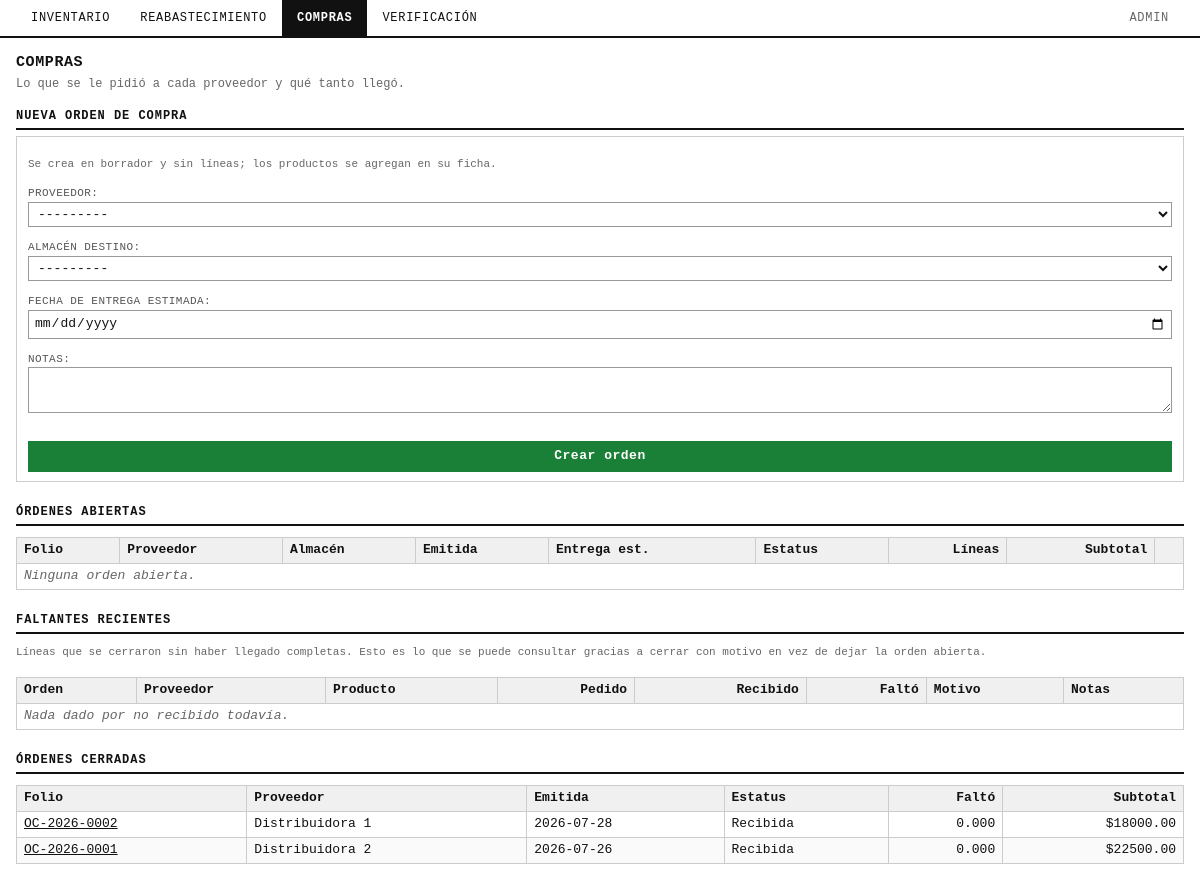
Before: /compras/ (signed in) with the older database file.
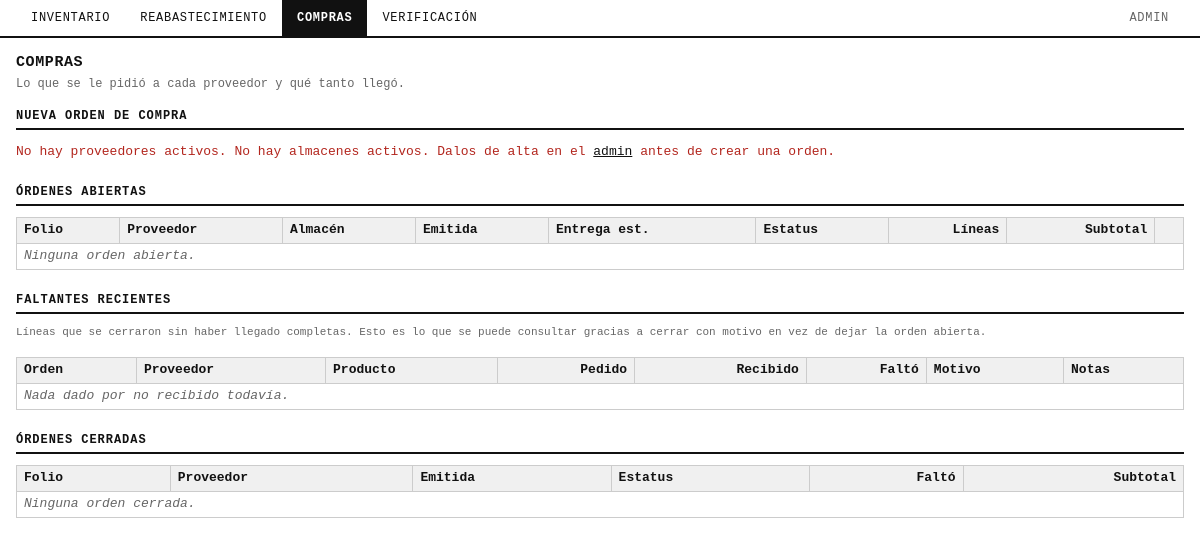
After: the same page with the newer database file.
### compras/models.py (models this page shows, shortened)
class OrdenCompra(TimeStampedModel):
    class Estatus(models.TextChoices):
        BORRADOR = "borrador", "Borrador"
        ENVIADA = "enviada", "Enviada"
        CONFIRMADA = "confirmada", "Confirmada"
        RECIBIDA_PARCIAL = "recibida_parcial", "Recibida parcial"
        RECIBIDA = "recibida", "Recibida"
        CERRADA_INCOMPLETA = "cerrada_incompleta", "Cerrada con faltante"
        CANCELADA = "cancelada", "Cancelada"
    ESTATUS_FINALES = frozenset(
        {Estatus.RECIBIDA, Estatus.CERRADA_INCOMPLETA, Estatus.CANCELADA}
    )
    ESTATUS_DEDUCIDOS = frozenset(
        {Estatus.RECIBIDA_PARCIAL, Estatus.RECIBIDA, Estatus.CERRADA_INCOMPLETA}
    )
    folio = models.CharField(
        "folio",
        max_length=20,
        blank=True,
        help_text="Se genera solo al guardar por primera vez. No editar después.",
    )
    proveedor = models.ForeignKey(
        Proveedor, on_delete=models.PROTECT, related_name="ordenes_compra", verbose_name="proveedor"
    )
    almacen_destino = models.ForeignKey(
        Almacen, on_delete=models.PROTECT, related_name="ordenes_compra", verbose_name="almacén destino"
    )
    fecha_emision = models.DateField("fecha de emisión", default=timezone.localdate)
    fecha_entrega_estimada = models.DateField("fecha de entrega estimada", null=True, blank=True)
    estatus = models.CharField("estatus", max_length=20, choices=Estatus.choices, default=Estatus.BORRADOR)
    moneda = models.CharField("moneda", max_length=3, default="MXN")
    notas = models.TextField("notas", blank=True)
    class Meta:
        verbose_name = "orden de compra"
        verbose_name_plural = "órdenes de compra"
        ordering = ["-fecha_emision", "-folio"]
    @property
    def subtotal(self):
        return sum((d.importe for d in self.detalles.all()), Decimal("0"))
    @property
    def cantidad_faltante(self):
        return sum((d.cantidad_faltante for d in self.detalles.all()), Decimal("0"))
    @property
    def esta_abierta(self):
        return self.estatus not in self.ESTATUS_FINALES

class Proveedor(TimeStampedModel):
    nombre = models.CharField("nombre", max_length=150)
    razon_social = models.CharField("razón social", max_length=200, blank=True)
    rfc = models.CharField("RFC", max_length=13, blank=True)
    contacto = models.CharField("contacto", max_length=150, blank=True)
    telefono = models.CharField("teléfono", max_length=20, blank=True)
    email = models.EmailField("correo", blank=True)
    direccion = models.TextField("dirección", blank=True)
    dias_entrega_estimados = models.PositiveSmallIntegerField("días de entrega estimados")
    activo = models.BooleanField("activo", default=True)
    class Meta:
        verbose_name = "proveedor"
        verbose_name_plural = "proveedores"
        ordering = ["nombre"]
    def __str__(self):
        return self.nombre

class OrdenCompraDetalle(TimeStampedModel):
    class UnidadCompra(models.TextChoices):
        CAJA = "caja", "Caja"
        PIEZA = "pieza", "Pieza"
        KILOGRAMO = "kilogramo", "Kilogramo"
    class MotivoFaltante(models.TextChoices):
        NO_SURTIDO = "no_surtido", "No lo surtió el proveedor"
        AGOTADO = "agotado", "Agotado con el proveedor"
        CALIDAD = "calidad", "Rechazado por calidad"
        CANCELADO = "cancelado", "Cancelado por nosotros"
    orden = models.ForeignKey(OrdenCompra, on_delete=models.CASCADE, related_name="detalles", verbose_name="orden")
    producto = models.ForeignKey(Producto, on_delete=models.PROTECT, related_name="detalles_orden_compra", verbose_name="producto")
    cantidad_pedida = models.DecimalField("cantidad pedida", max_digits=12, decimal_places=3)
    unidad_compra = models.CharField("unidad de compra", max_length=10, choices=UnidadCompra.choices)
    unidades_por_caja = models.PositiveIntegerField(
        "unidades por caja", help_text="Fotografía al momento del pedido; no se actualiza si cambia después."
    )
    costo_unitario = models.DecimalField(
        "costo unitario", max_digits=10, decimal_places=2, help_text="Fotografía al momento del pedido."
    )
    cerrado = models.BooleanField(
        "cerrado",
        default=False,
        help_text="Lo que faltó de esta línea ya no va a llegar; deja de contar como pendiente.",
    )
    motivo_faltante = models.CharField(
        "motivo del faltante", max_length=20, choices=MotivoFaltante.choices, blank=True
    )
    notas_faltante = models.CharField("notas del faltante", max_length=255, blank=True)
    cerrado_en = models.DateTimeField("cerrado en", null=True, blank=True)
    cerrado_por = models.ForeignKey(
        settings.AUTH_USER_MODEL,
        on_delete=models.SET_NULL,
        null=True,
        blank=True,
        related_name="lineas_compra_cerradas",
        verbose_name="cerrado por",
    )
    class Meta:
        verbose_name = "detalle de orden de compra"
        verbose_name_plural = "detalles de orden de compra"
        ordering = ["orden", "producto"]
        constraints = [models.UniqueConstraint(fields=["orden", "producto"], name="orden_compra_detalle_unico")]
    @property
    def importe(self):
        return self.cantidad_pedida * self.costo_unitario
    @property
    def cantidad_faltante(self):
        if not self.cerrado:
            return Decimal("0")
        return max(self.cantidad_pedida - self.cantidad_recibida, Decimal("0"))

### core/compras_consola.py (the view)
# urls.py: path("compras/", compras_consola.pagina_compras, name="compras"),
@staff_member_required
def pagina_compras(request):
    ordenes = (
        OrdenCompra.objects.select_related("proveedor", "almacen_destino")
        .prefetch_related("detalles__producto", "detalles__recepciones")
        .annotate(n_lineas=Count("detalles", distinct=True))
        .order_by("-fecha_emision", "-folio")
    )
    abiertas = [o for o in ordenes if o.esta_abierta]
    cerradas = [o for o in ordenes if not o.esta_abierta]
    return render(
        request,
        "core/compras.html",
        {
            "pagina": "compras",
            "form_orden": forms.OrdenCompraForm(),
            "abiertas": abiertas,
            "cerradas": cerradas[:20],
            "hay_proveedores": Proveedor.objects.filter(activo=True).exists(),
            "hay_almacenes": Almacen.objects.filter(activo=True).exists(),
            "faltantes": _resumen_faltantes(),
        },
    )

### core/forms.py
class OrdenCompraForm(BaseConsolaForm):
    class Meta:
        model = OrdenCompra
        fields = ("proveedor", "almacen_destino", "fecha_entrega_estimada", "notas")
        widgets = {
            "fecha_entrega_estimada": forms.DateInput(attrs={"type": "date"}),
            "notas": forms.Textarea(attrs={"rows": 2}),
        }
    def __init__(self, *args, **kwargs):
        super().__init__(*args, **kwargs)
        self.fields["proveedor"].queryset = Proveedor.objects.filter(activo=True)
        self.fields["almacen_destino"].queryset = Almacen.objects.filter(activo=True)
        self.fields["fecha_entrega_estimada"].required = False

### core/compras_consola.py (called while the page is built)
def _resumen_faltantes(limite=15):
    lineas = (
        OrdenCompraDetalle.objects.filter(cerrado=True)
        .select_related("producto", "orden__proveedor")
        .order_by("-cerrado_en")[:limite]
    )
    return [l for l in lineas if l.cantidad_faltante > 0]

### inventario/models.py (called while the page is built)
    def __str__(self):
        return f"{self.clave} — {self.nombre}"

### core/templates/core/compras.html (shortened to what this page needs)
{% extends "core/base_temporal.html" %}
{% block encabezado %}Compras{% endblock %}
{% block subtitulo %}
  Lo que se le pidió a cada proveedor y qué tanto llegó.
{% endblock %}
{% block contenido %}
<section>
  <h2>Nueva orden de compra</h2>
  {% if not hay_proveedores or not hay_almacenes %}
    <p class="neg">
      {% if not hay_proveedores %}No hay proveedores activos.{% endif %}
      {% if not hay_almacenes %}No hay almacenes activos.{% endif %}
      Dalos de alta en el <a href="/admin/">admin</a> antes de crear una orden.
    </p>
  {% else %}
    <div class="panel ancho">
      <p class="apagado">
        Se crea en borrador y sin líneas; los productos se agregan en su ficha.
      </p>
      <form method="post" action="{% url 'core:compra_crear' %}">
        {{ form_orden.as_p }}
        <button type="submit" class="accion">Crear orden</button>
      </form>
    </div>
  {% endif %}
</section>
<section>
  <h2>Órdenes abiertas</h2>
  <div class="wrap"><table>
    <thead><tr>
      <th>Folio</th><th>Proveedor</th><th>Almacén</th><th>Emitida</th>
      <th>Entrega est.</th><th>Estatus</th>
      <th class="num">Líneas</th><th class="num">Subtotal</th><th></th>
    </tr></thead>
    <tbody>
    {% for o in abiertas %}
      <tr>
        <td><a href="{% url 'core:compra_ficha' o.pk %}">{{ o.folio }}</a></td>
        <td>{{ o.proveedor }}</td>
        <td>{{ o.almacen_destino.clave }}</td>
        <td>{{ o.fecha_emision|date:"Y-m-d" }}</td>
        <td>{{ o.fecha_entrega_estimada|date:"Y-m-d"|default:"—" }}</td>
        <td>{{ o.get_estatus_display }}</td>
        <td class="num">{{ o.n_lineas }}</td>
        <td class="num">${{ o.subtotal|floatformat:2 }}</td>
        <td><a href="{% url 'core:compra_ficha' o.pk %}">Recibir</a></td>
      </tr>
    {% empty %}
      <tr><td colspan="9" class="vacio">Ninguna orden abierta.</td></tr>
    {% endfor %}
    </tbody>
  </table></div>
</section>
<section>
  <h2>Faltantes recientes</h2>
  <p class="apagado">
    Líneas que se cerraron sin haber llegado completas. Esto es lo que se puede
    consultar gracias a cerrar con motivo en vez de dejar la orden abierta.
  </p>
  <div class="wrap"><table>
    <thead><tr>
      <th>Orden</th><th>Proveedor</th><th>Producto</th>
      <th class="num">Pedido</th><th class="num">Recibido</th><th class="num">Faltó</th>
      <th>Motivo</th><th>Notas</th>
    </tr></thead>
    <tbody>
    {% for l in faltantes %}
      <tr>
        <td><a href="{% url 'core:compra_ficha' l.orden.pk %}">{{ l.orden.folio }}</a></td>
        <td>{{ l.orden.proveedor }}</td>
        <td>{{ l.producto.sku }}</td>
        <td class="num">{{ l.cantidad_pedida|floatformat:3 }}</td>
        <td class="num">{{ l.cantidad_recibida|floatformat:3 }}</td>
        <td class="num neg">{{ l.cantidad_faltante|floatformat:3 }}</td>
        <td>{{ l.get_motivo_faltante_display }}</td>
        <td>{{ l.notas_faltante|default:"—" }}</td>
      </tr>
    {% empty %}
      <tr><td colspan="8" class="vacio">Nada dado por no recibido todavía.</td></tr>
    {% endfor %}
    </tbody>
  </table></div>
</section>
<section>
  <h2>Órdenes cerradas</h2>
  <div class="wrap"><table>
    <thead><tr>
      <th>Folio</th><th>Proveedor</th><th>Emitida</th><th>Estatus</th>
      <th class="num">Faltó</th><th class="num">Subtotal</th>
    </tr></thead>
    <tbody>
    {% for o in cerradas %}
      <tr>
        <td><a href="{% url 'core:compra_ficha' o.pk %}">{{ o.folio }}</a></td>
        <td>{{ o.proveedor }}</td>
        <td>{{ o.fecha_emision|date:"Y-m-d" }}</td>
        <td>{{ o.get_estatus_display }}</td>
        <td class="num{% if o.cantidad_faltante %} neg{% endif %}">{{ o.cantidad_faltante|floatformat:3 }}</td>
        <td class="num">${{ o.subtotal|floatformat:2 }}</td>
      </tr>
    {% empty %}
      <tr><td colspan="6" class="vacio">Ninguna orden cerrada.</td></tr>
    {% endfor %}
    </tbody>
  </table></div>
</section>
{% endblock %}

### core/templates/core/base_temporal.html (shortened to what this page needs)
<!DOCTYPE html>
<html lang="es">
<head>
</head>
<body>
<nav>
  <a href="{% url 'core:inventario' %}" class="{% if pagina == 'inventario' %}activa{% endif %}">Inventario</a>
  <a href="{% url 'core:reabastecimiento' %}" class="{% if pagina == 'reabastecimiento' %}activa{% endif %}">Reabastecimiento</a>
  <a href="{% url 'core:compras' %}" class="{% if pagina == 'compras' %}activa{% endif %}">Compras</a>
  <a href="{% url 'core:dashboard' %}" class="{% if pagina == 'dashboard' %}activa{% endif %}">Verificación</a>
  <span class="separador"></span>
  <a href="/admin/" class="externo">Admin</a>
</nav>
<h1>{% block encabezado %}{% endblock %}</h1>
<p class="meta">{% block subtitulo %}{% endblock %}</p>
{% block contenido %}{% endblock %}
</body>
</html>

### core/templates/core/base_temporal.html (style rules this page uses)
*, *::before, *::after { border-radius: 0 !important; box-sizing: border-box; }
body { margin: 0; padding: 0 16px 32px; font: 13px/1.45 ui-monospace, SFMono-Regular, Menlo, Consolas, monospace; color: #111; background: #fff; }
a { color: #111; }
nav { display: flex; gap: 0; flex-wrap: wrap; border-bottom: 2px solid #111; margin: 0 -16px 14px; padding: 0 16px; position: sticky; top: 0; background: #fff; z-index: 10; }
nav a { padding: 9px 14px; text-decoration: none; border: 1px solid transparent; border-bottom: none; font-size: 12px; letter-spacing: .06em; text-transform: uppercase; }
nav a.activa { background: #111; color: #fff; font-weight: 700; }
nav .separador { flex: 1; }
nav .externo { color: #666; }
h1 { font-size: 15px; margin: 0 0 2px; letter-spacing: .04em; text-transform: uppercase; }
h2 { font-size: 12px; margin: 0 0 6px; padding-bottom: 3px; letter-spacing: .08em; text-transform: uppercase; border-bottom: 2px solid #111; }
.meta { color: #666; margin: 0 0 14px; font-size: 12px; }
section { margin-bottom: 22px; }
table { border-collapse: collapse; width: 100%; margin-top: 5px; }
th, td { border: 1px solid #ccc; padding: 3px 7px; text-align: left; vertical-align: top; }
th { background: #f0f0f0; font-weight: 600; white-space: nowrap; }
td.num, th.num { text-align: right; font-variant-numeric: tabular-nums; }
.vacio { color: #666; font-style: italic; }
.neg { color: #b3261e; }
.apagado { color: #666; font-size: 11px; }
.wrap { overflow-x: auto; }

Changed rows visible on the page:
removed OrdenCompra: folio "OC-2026-0002", proveedor "Distribuidora 1", fecha_emision "2026-07-28", estatus "Recibida", cantidad_faltante "0.000", subtotal "18000.00"
removed OrdenCompra: folio "OC-2026-0001", proveedor "Distribuidora 2", fecha_emision "2026-07-26", estatus "Recibida", cantidad_faltante "0.000", subtotal "22500.00"
Other visible differences:
form field proveedor: "---------" → (not shown)
form field almacen_destino: "---------" → (not shown)
text no longer shown: "Se crea en borrador y sin líneas; los productos se agregan en su ficha. PROVEEDOR: ALMACÉN DESTINO: FECHA DE ENTREGA ESTIMADA: NOTAS: Crear orden"
text now shown: "No hay proveedores activos. No hay almacenes activos. Dalos de alta en el admin antes de crear una orden. Ninguna orden cerrada."
